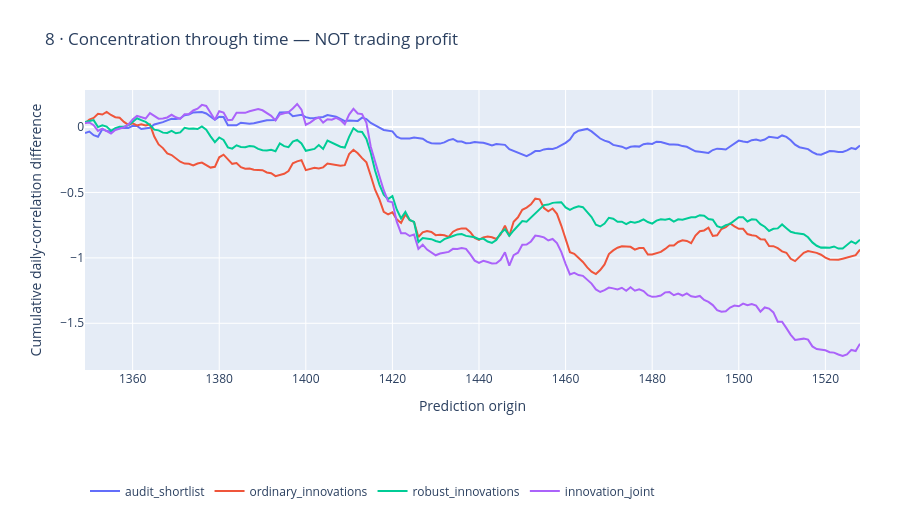

Notebook cell for this chart:
### Markdown cell above
## Time concentration

Cumulative correlation differences are NOT investment profits and do not establish out-of-time stability.

### Code cell
figures[7].show()

### Figure 1 — Plotly figure (JSON) as saved in the notebook; plotly's stock layout.template omitted (floating-point values rounded to 4 significant figures; data arrays with more than 128 entries replaced by an {"elided": "..."} marker saying what was removed)
{"data": [{"name": "audit_shortlist", "type": "scatter", "x": {"elided": "180 int values"}, "y": {"elided": "180 float values"}}, {"name": "ordinary_innovations", "type": "scatter", "x": {"elided": "180 int values"}, "y": {"elided": "180 float values"}}, {"name": "robust_innovations", "type": "scatter", "x": {"elided": "180 int values"}, "y": {"elided": "180 float values"}}, {"name": "innovation_joint", "type": "scatter", "x": {"elided": "180 int values"}, "y": {"elided": "180 float values"}}], "layout": {"height": 520, "legend": {"orientation": "h", "y": -0.38}, "margin": {"b": 150, "l": 85, "r": 40, "t": 90}, "title": {"text": "8 · Concentration through time — NOT trading profit"}, "xaxis": {"title": {"text": "Prediction origin"}}, "yaxis": {"title": {"text": "Cumulative daily-correlation difference"}}}}
